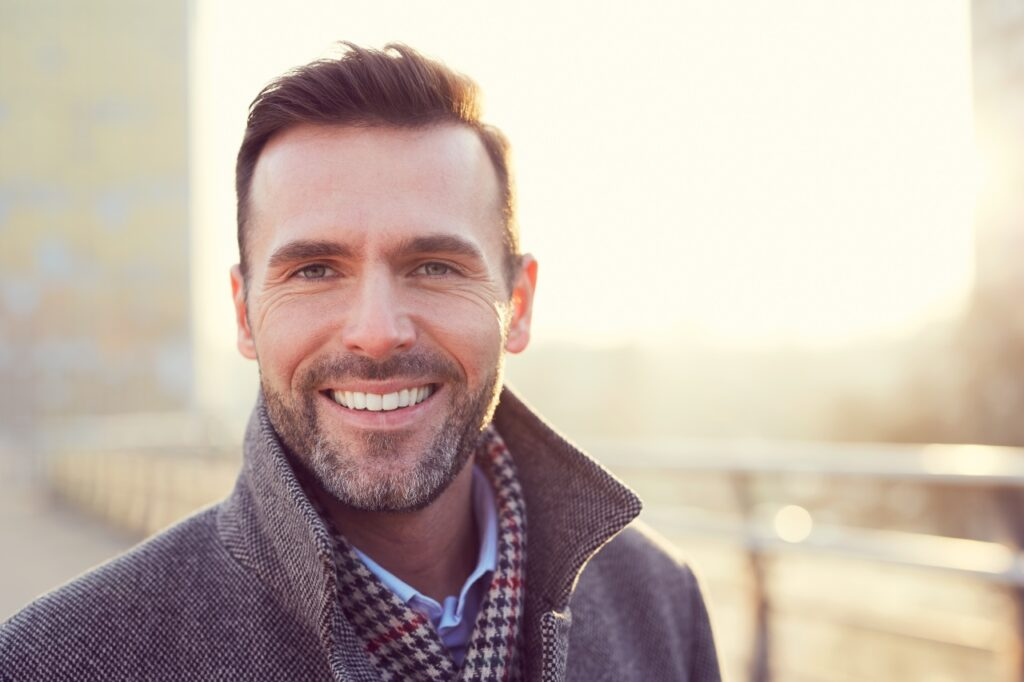
#> input picture RecognitionFaces/data/male/male_000001.jpg, 1024 x 682 px; its folder holds only this picture in this run
$ jupyter execute RecognitionFaces.ipynb   (shell and % lines are left out)
#> lines starting #> are read from the running program, lines starting #| are printed output that depends on the picture; after the words box and inside, x2 and y2 are one past the last pixel; in counts of white or black regions, pixels touching at a corner belong together
[cell 1]
import numpy as np
import cv2
import matplotlib.pyplot as plt

[cell 2]
from glob import glob

[cell 3]
malepath = glob('./data/male/*.jpg')
femalepath = glob('./data/female/*.jpg')

[cell 4]
len(malepath), len(femalepath)

[cell 5]
# one image
path = malepath[0]
img = cv2.imread(path)
#> img is the input picture: shape (682, 1024, 3); mean B, G, R 172.8, 182.9, 197.8

[cell 6]
plt.imshow(img)
plt.show()

[cell 7]
# convert image into grayscale
gray = cv2.cvtColor(img,cv2.COLOR_BGR2GRAY)
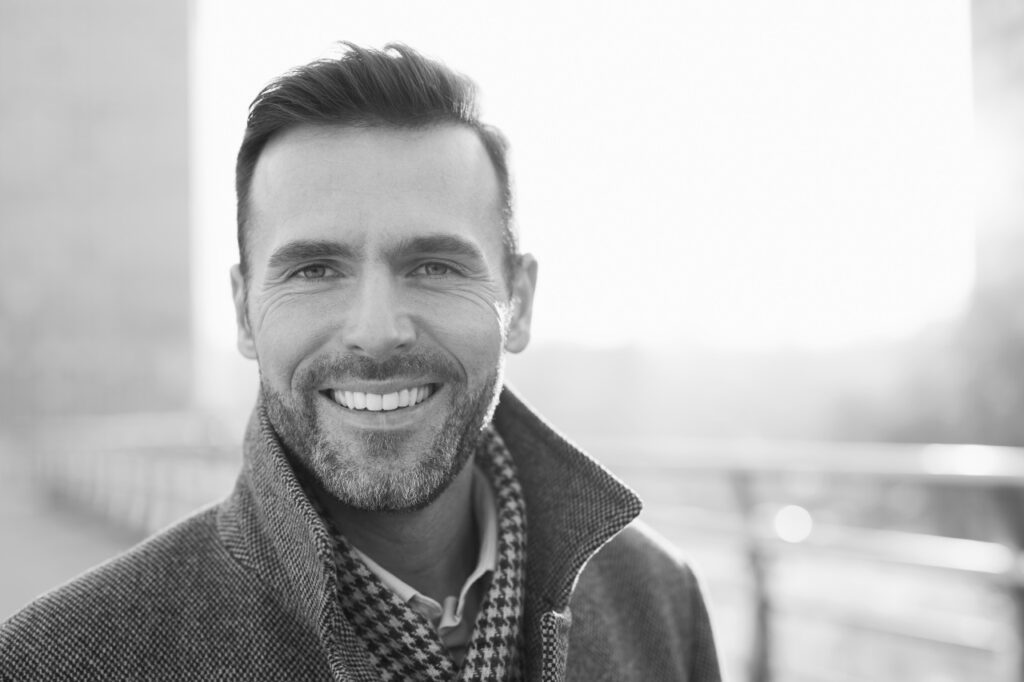
#> gray: shape (682, 1024); min 16, max 254, mean 186.2
gray.shape
#> Out = (682, 1024)

[cell 8]
plt.imshow(gray,cmap='gray')

[cell 9]
# load haar cascade classifier
haar = cv2.CascadeClassifier('./data/haarcascade_frontalface_default.xml')

[cell 10]
faces = haar.detectMultiScale(gray,1.5,5)
#> faces = [[236, 166, 273, 273], [171, 112, 410, 410]]
print(faces)
#| [[236 166 273 273]
#|  [171 112 410 410]]

[cell 11]
for x,y,w,h in faces:
    cv2.rectangle(img,(x,y),(x+w,y+h),(0,255,0),2)
#> this loop made 2 passes
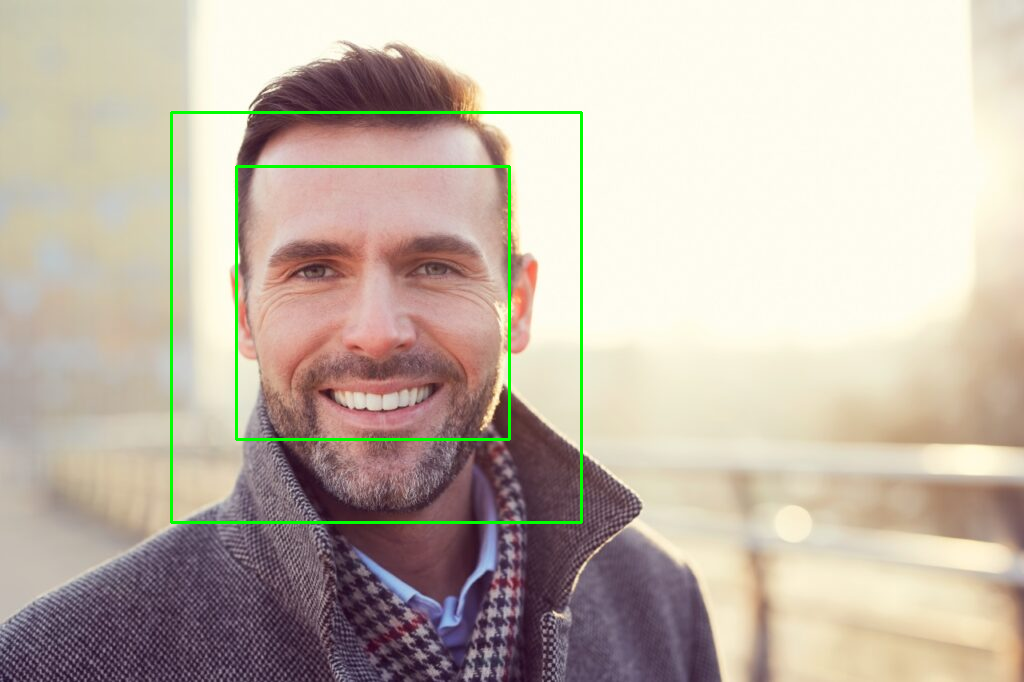
#> img: shape (682, 1024, 3); 1.17% of pixels changed, all inside (x1, y1, x2, y2) = (170, 111, 583, 524)
plt.imshow(img)

[cell 12]
# crop the image
crop_img = img[y:y+h,x:x+h]
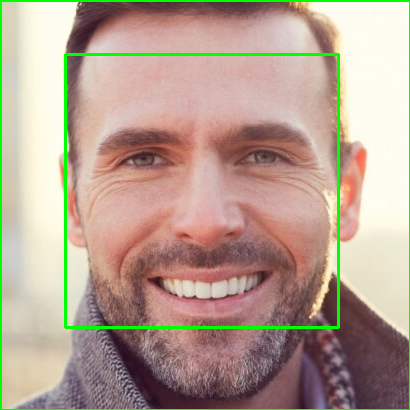
#> crop_img: shape (410, 410, 3); mean B, G, R 145.4, 161.5, 181.3

[cell 13]
plt.imshow(crop_img)

[cell 14]
# save the image
cv2.imwrite('./data/m_01.png',crop_img)
#> Out = True

[cell 15]
# Apply to all the images
def extract_images(path,gender,i):
#> called with path = './data/male/male_000001.jpg', gender = 'male', i = 0
    img = cv2.imread(path)
    gray = cv2.cvtColor(img,cv2.COLOR_BGR2GRAY)
    faces = haar.detectMultiScale(gray,1.5,5)
#> faces = [[236, 166, 273, 273], [171, 112, 410, 410]]
    for x,y,w,h in faces:
        roi = img[y:y+h,x:x+w]
        if gender == 'male':
            cv2.imwrite('./data/crop/male_crop/{}_{}.png'.format(gender,i),roi)
        else:
            cv2.imwrite('./data/crop/female_crop/{}_{}.png'.format(gender,i),roi)
#> this loop made 2 passes
#> pass 1, in extract_images, `roi = img[y:y+h,x:x+w]`:
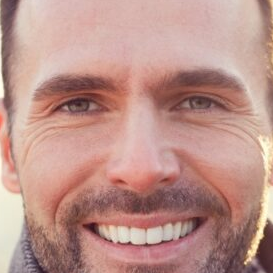
#> roi: shape (273, 273, 3); mean B, G, R 138.3, 146.6, 188.6
#> pass 2, in extract_images, `roi = img[y:y+h,x:x+w]`:
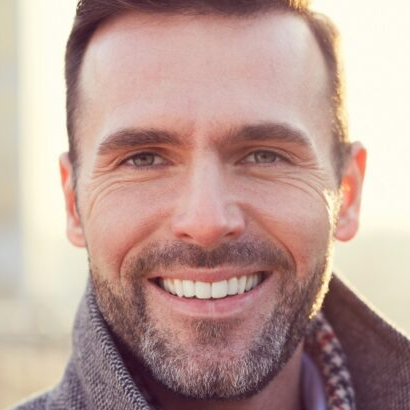
#> roi: shape (410, 410, 3); mean B, G, R 150.6, 158.4, 187.6

$ run again, on RecognitionFaces/data/male/male_000008.jpg
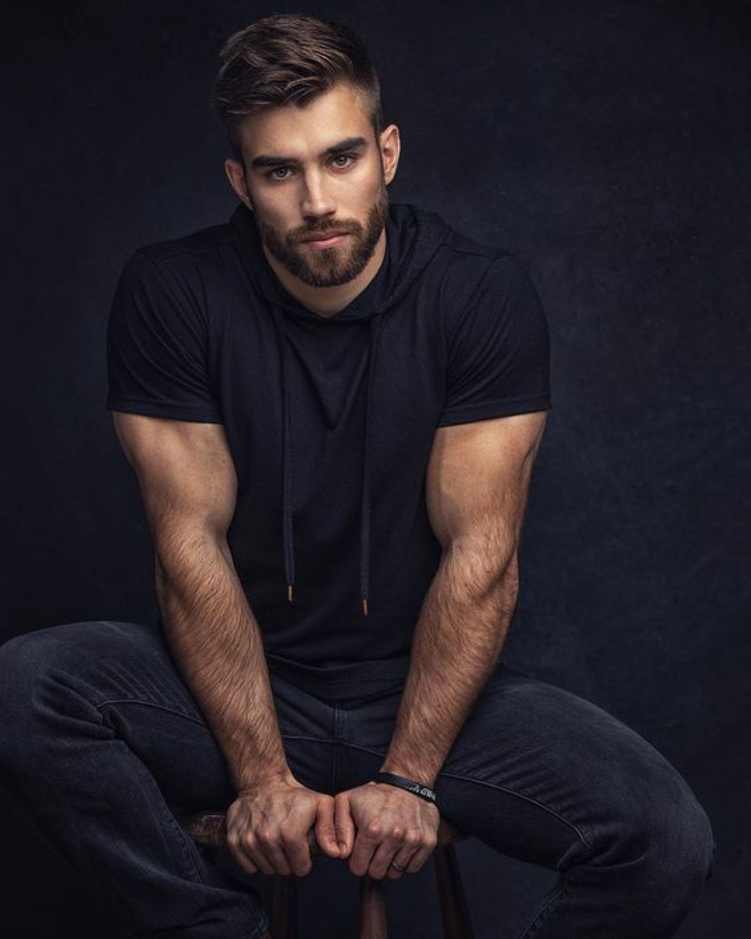
#> input picture RecognitionFaces/data/male/male_000008.jpg, 751 x 939 px, shrunk from 1100 x 1375 before the run
#> img is the input picture: shape (939, 751, 3); mean B, G, R 38.9, 32.3, 37.8
#> `faces = haar.detectMultiScale(gray,1.5,5)`: faces = [[224, 96, 182, 182]]
#| [[224  96 182 182]]
#> the loop `for x,y,w,h in faces:` made 1 pass
#> after the loop `for x,y,w,h in faces:`:
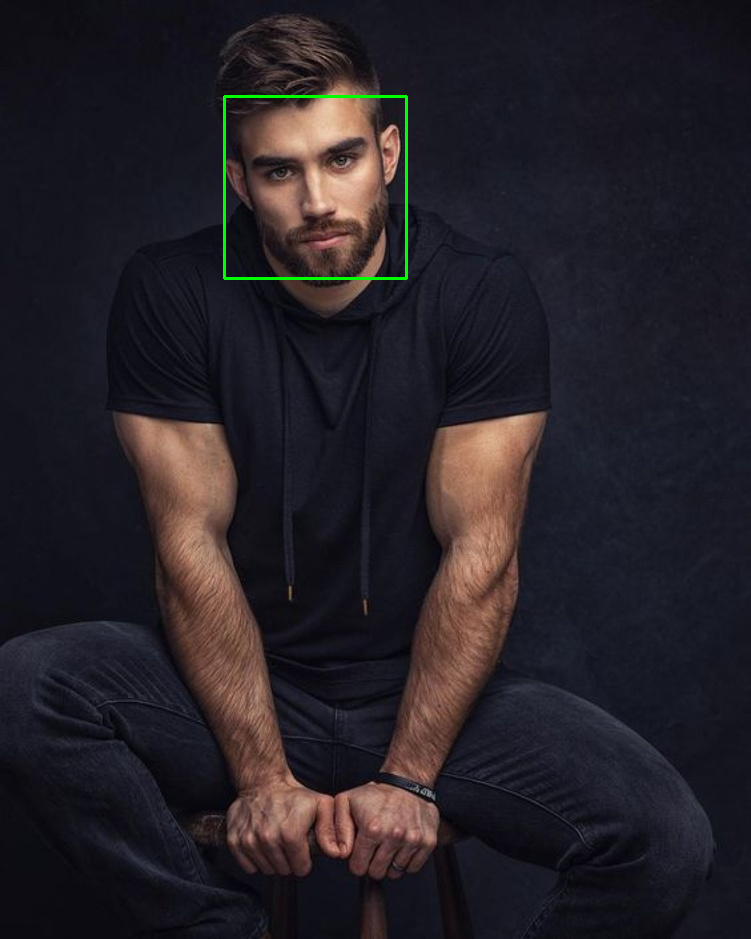
#> img: shape (939, 751, 3); 0.31% of pixels changed, all inside (x1, y1, x2, y2) = (223, 95, 408, 280)
#> `cv2.imwrite('./data/m_01.png',crop_img)`: Out = True
#> in extract_images, `faces = haar.detectMultiScale(gray,1.5,5)`: faces = [[224, 96, 182, 182]]
#> the loop in extract_images, `for x,y,w,h in faces:` made 1 pass
#> pass 1, in extract_images, `roi = img[y:y+h,x:x+w]`:
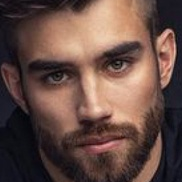
#> roi: shape (182, 182, 3); mean B, G, R 69, 76.5, 102.1

$ run again, on RecognitionFaces/data/male/male_000009.jpg
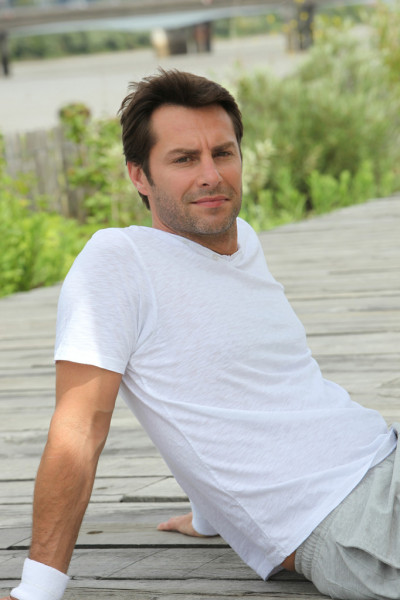
#> input picture RecognitionFaces/data/male/male_000009.jpg, 400 x 600 px
#> img is the input picture: shape (600, 400, 3); mean B, G, R 156.9, 172.2, 171.4
#> `gray = cv2.cvtColor(img,cv2.COLOR_BGR2GRAY)`:
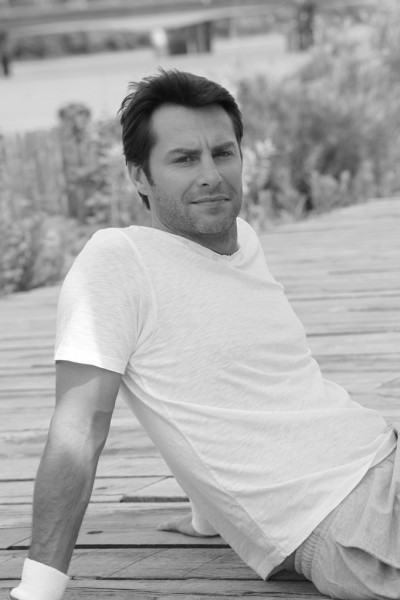
#> gray: shape (600, 400); min 7, max 255, mean 170.2
#> `faces = haar.detectMultiScale(gray,1.5,5)`: faces = [[142, 109, 122, 122]]
#| [[142 109 122 122]]
#> the loop `for x,y,w,h in faces:` made 1 pass
#> `cv2.imwrite('./data/m_01.png',crop_img)`: Out = True
#> in extract_images, `faces = haar.detectMultiScale(gray,1.5,5)`: faces = [[142, 109, 122, 122]]
#> the loop in extract_images, `for x,y,w,h in faces:` made 1 pass
#> pass 1, in extract_images, `roi = img[y:y+h,x:x+w]`:
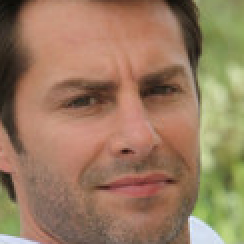
#> roi: shape (122, 122, 3) (shown 2 times larger); mean B, G, R 95.6, 122.9, 153.4

$ run again, on RecognitionFaces/data/male/male_000010.jpg
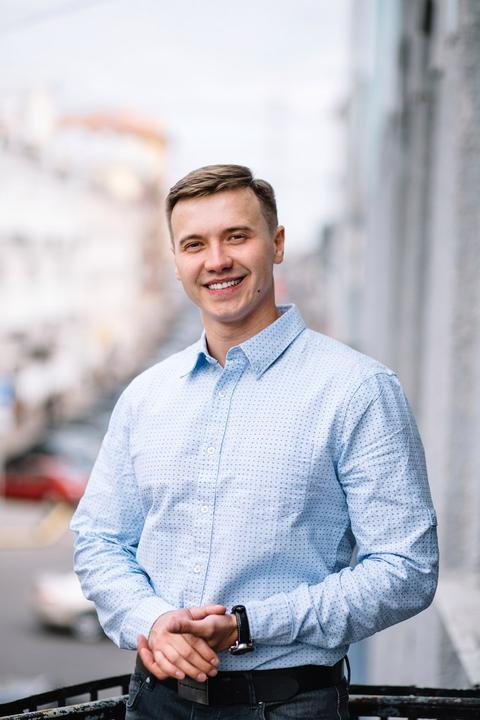
#> input picture RecognitionFaces/data/male/male_000010.jpg, 480 x 720 px
#> img is the input picture: shape (720, 480, 3); mean B, G, R 193, 183.8, 183.7
#> `faces = haar.detectMultiScale(gray,1.5,5)`: faces = [[159, 192, 122, 122]]
#| [[159 192 122 122]]
#> the loop `for x,y,w,h in faces:` made 1 pass
#> after the loop `for x,y,w,h in faces:`:
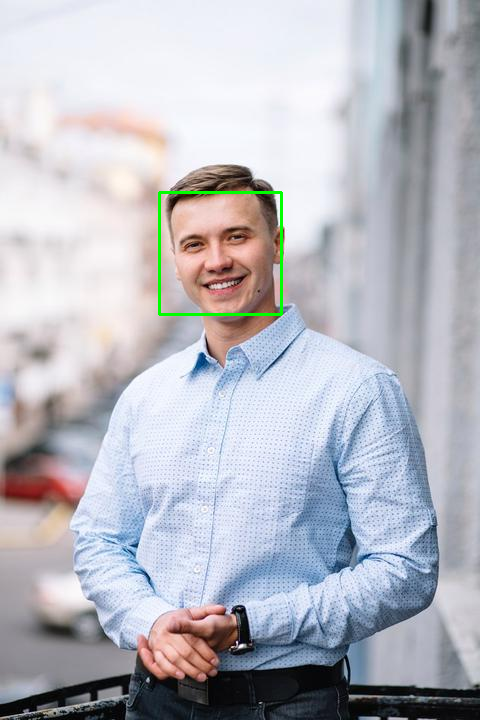
#> img: shape (720, 480, 3); 0.42% of pixels changed, all inside (x1, y1, x2, y2) = (158, 191, 283, 316)
#> `cv2.imwrite('./data/m_01.png',crop_img)`: Out = True
#> in extract_images, `faces = haar.detectMultiScale(gray,1.5,5)`: faces = [[159, 192, 122, 122]]
#> the loop in extract_images, `for x,y,w,h in faces:` made 1 pass
#> pass 1, in extract_images, `roi = img[y:y+h,x:x+w]`:
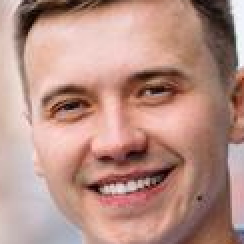
#> roi: shape (122, 122, 3) (shown 2 times larger); mean B, G, R 133, 143.6, 183.3
